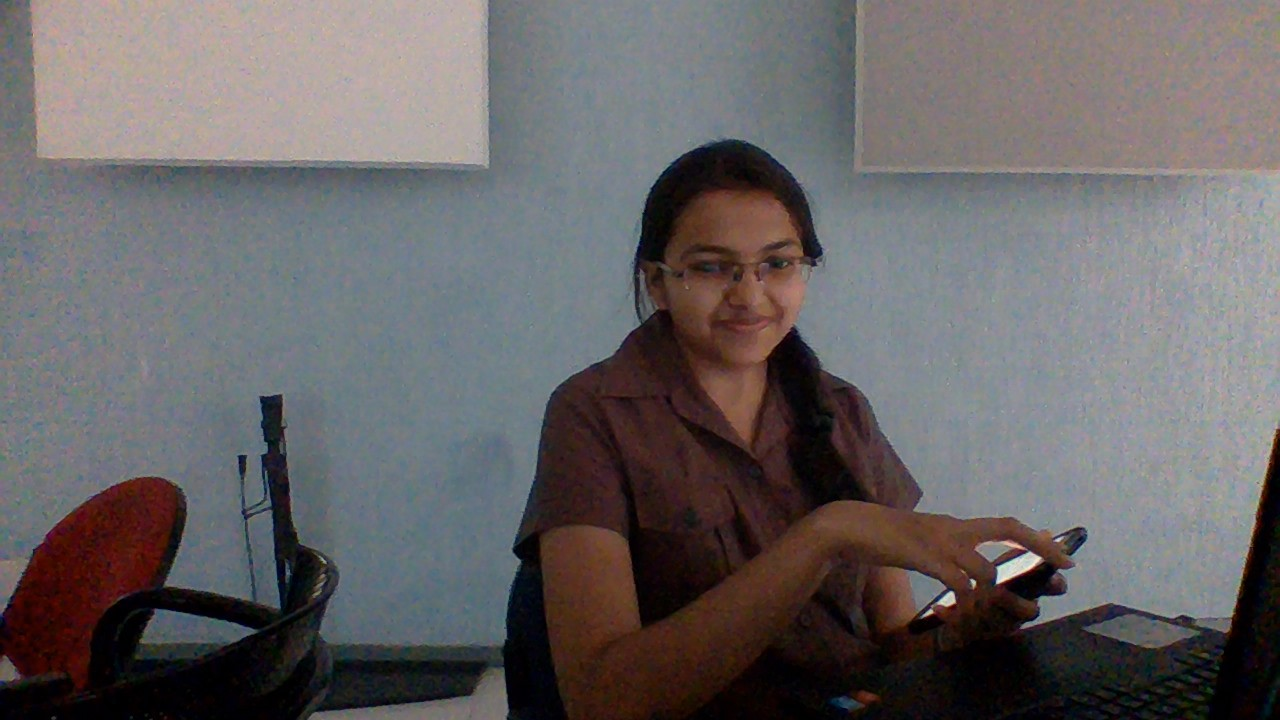
#> input picture pic1.JPG, 1280 x 720 px, given in place of video2.mp4, which was not available
$ python newmeanshift.py   (Python 2 division)   (older library calls are emulated)
#> lines starting #> are read from the running program, lines starting #| are printed output that depends on the picture; after the words box and inside, x2 and y2 are one past the last pixel; in counts of white or black regions, pixels touching at a corner belong together; pictures that were not available may be replaced by others from this repository, and a replacement may not be noted
import numpy as np
import cv2

cap = cv2.VideoCapture("video2.mp4")

# take first frame of the video
ret,frame = cap.read()
#> frame is the input picture: shape (720, 1280, 3); mean B, G, R 100.9, 99.6, 103.5

# setup initial location of window
r,h,c,w = 250,90,400,125  # simply hardcoded the values
track_window = (c,r,w,h)

# set up the ROI for tracking
roi = frame[r:r+h, c:c+w]
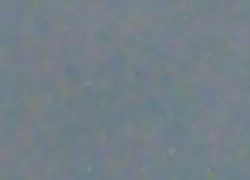
#> roi: shape (90, 125, 3) (shown 2 times larger); mean B, G, R 136.3, 127.5, 115.2
hsv_roi =  cv2.cvtColor( roi, cv2.COLOR_BGR2HSV)
#> hsv_roi: shape (90, 125, 3); mean H, S, V 102.3, 39.4, 136.3
mask = cv2.inRange(hsv_roi, np.array((0., 60.,32.)), np.array((180.,255.,255.)))
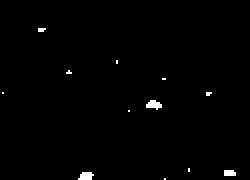
#> mask: shape (90, 125) (shown 2 times larger); 0.83% white; 12 white regions (10 under 20 px), largest, box (x1, y1, x2, y2) and area: (73, 50, 81, 55) 26, (39, 86, 47, 90) 25
roi_hist = cv2.calcHist([hsv_roi],[0],mask,[180],[0,180])
#> roi_hist = 180 values, max 25 at index 100, min 0 at index 0, mean 0.517
cv2.normalize(roi_hist,roi_hist,0,255,cv2.NORM_MINMAX)

# Setup the termination criteria, either 10 iteration or move by atleast 1 pt
term_crit = ( cv2.TERM_CRITERIA_EPS | cv2.TERM_CRITERIA_COUNT, 10, 1 )

while(1):
    ret ,frame = cap.read()

    if ret == True:
        hsv = cv2.cvtColor(frame, cv2.COLOR_BGR2HSV)
#> hsv: shape (720, 1280, 3); mean H, S, V 79.8, 65.8, 111.2
        dst = cv2.calcBackProject([hsv],[0],roi_hist,[0,180],1)
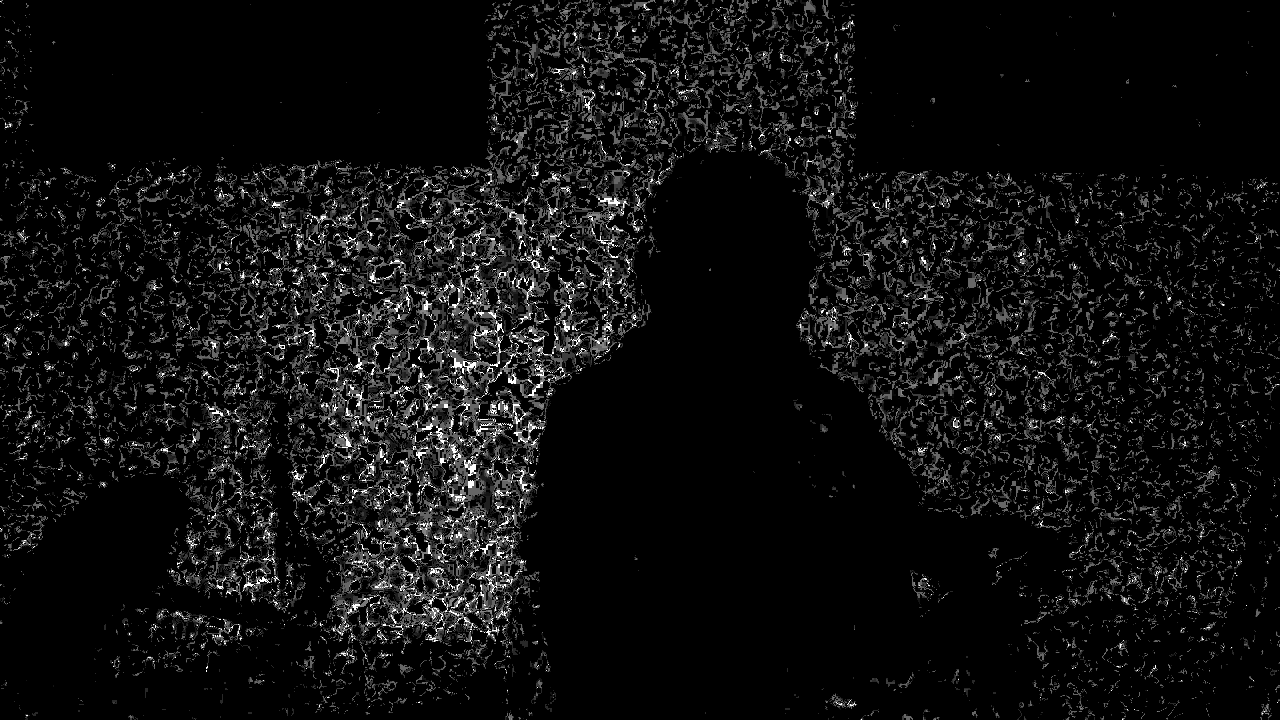
#> dst: shape (720, 1280); min 0, max 255, mean 15.7

        # [7 lines of commented-out code are left out]
#> (the run stopped early here; a loop or call above may not have finished)

$ run again, on faces2.jpg
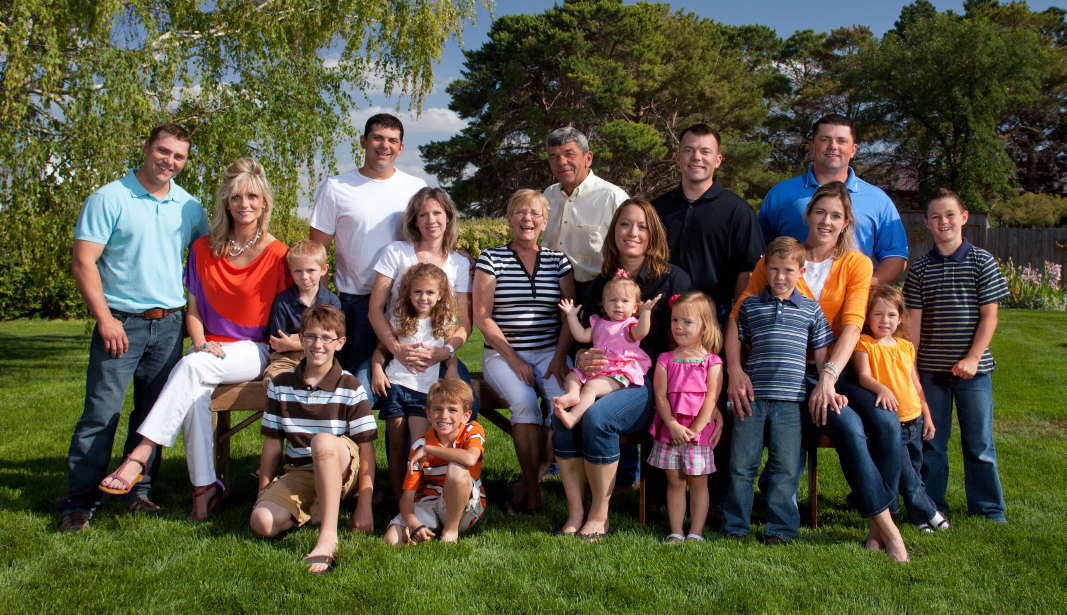
#> input picture faces2.jpg, 4265 x 2457 px, given in place of video2.mp4, which was not available (shown at 1/4 size)
#> frame is the input picture: shape (2457, 4265, 3); mean B, G, R 63.4, 85, 87.9
#> hsv_roi: shape (90, 125, 3); mean H, S, V 40.7, 136.9, 107.7
#> `mask = cv2.inRange(hsv_roi, np.array((0., 60.,32.)), np.array((180.,25..`:
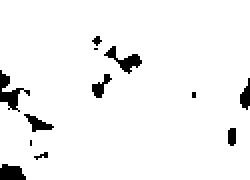
#> mask: shape (90, 125) (shown 2 times larger); 95.4% white; 12 black regions (5 under 20 px), largest, box (x1, y1, x2, y2) and area: (0, 35, 15, 56) 112, (52, 23, 71, 37) 94, (0, 82, 13, 90) 83
#> roi_hist = 180 values, max 722 at index 35, min 0 at index 0, mean 59.59
#> hsv: shape (2457, 4265, 3); mean H, S, V 52.7, 137.9, 101.7
#> `dst = cv2.calcBackProject([hsv],[0],roi_hist,[0,180],1)`:
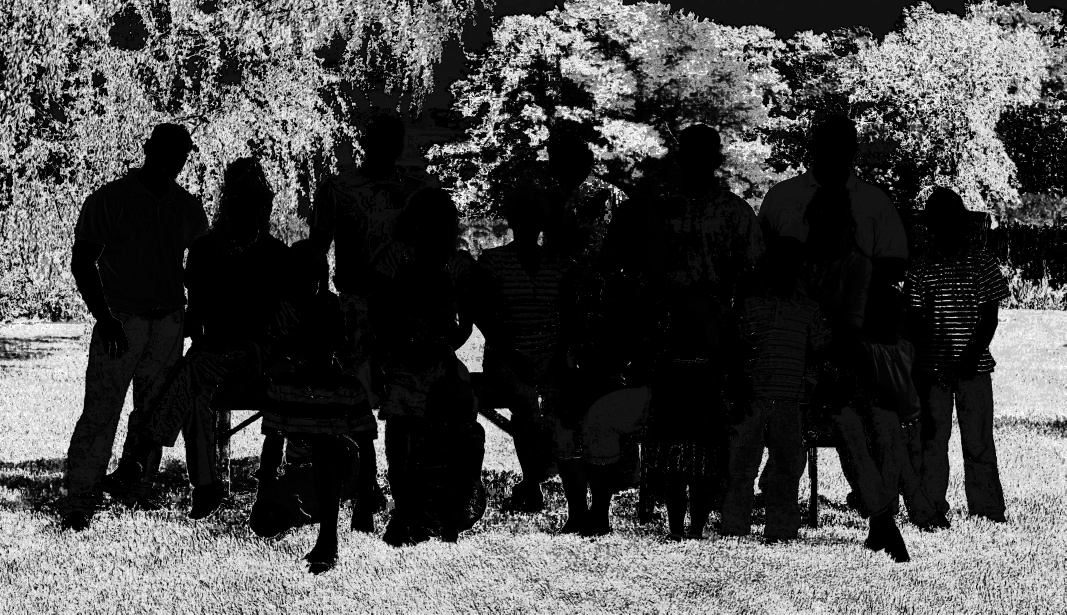
#> dst: shape (2457, 4265) (shown at 1/4 size); min 0, max 255, mean 70.4

$ run again, on faces3.jpg
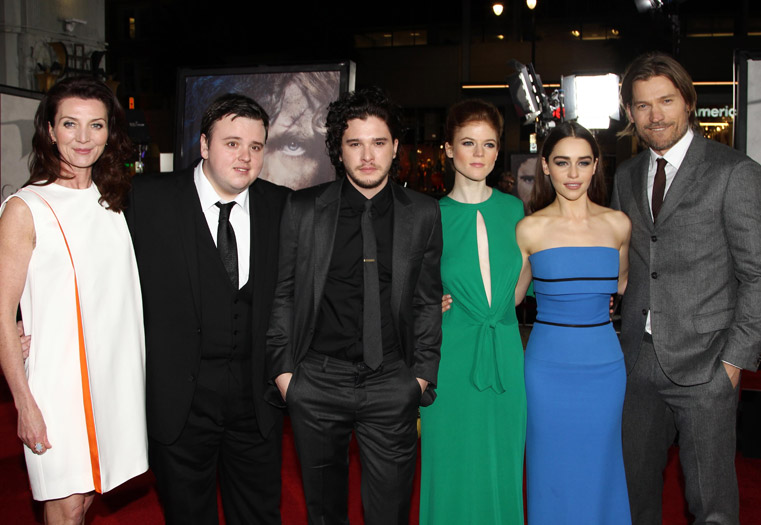
#> input picture faces3.jpg, 761 x 525 px, given in place of video2.mp4, which was not available
#> frame is the input picture: shape (525, 761, 3); mean B, G, R 72.6, 74.1, 70.4
#> hsv_roi: shape (90, 125, 3); mean H, S, V 53.3, 135.1, 102.9
#> `mask = cv2.inRange(hsv_roi, np.array((0., 60.,32.)), np.array((180.,25..`:
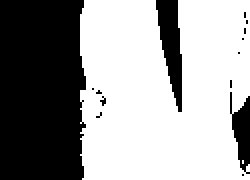
#> mask: shape (90, 125) (shown 2 times larger); 61% white; 14 black regions (11 under 20 px), largest, box (x1, y1, x2, y2) and area: (0, 0, 43, 90) 3693, (78, 0, 91, 56) 424, (115, 46, 125, 87) 237
#> roi_hist = 180 values, max 5243 at index 81, min 0 at index 25, mean 38.13
#> hsv: shape (525, 761, 3); mean H, S, V 35.9, 70.2, 86.7
#> `dst = cv2.calcBackProject([hsv],[0],roi_hist,[0,180],1)`:
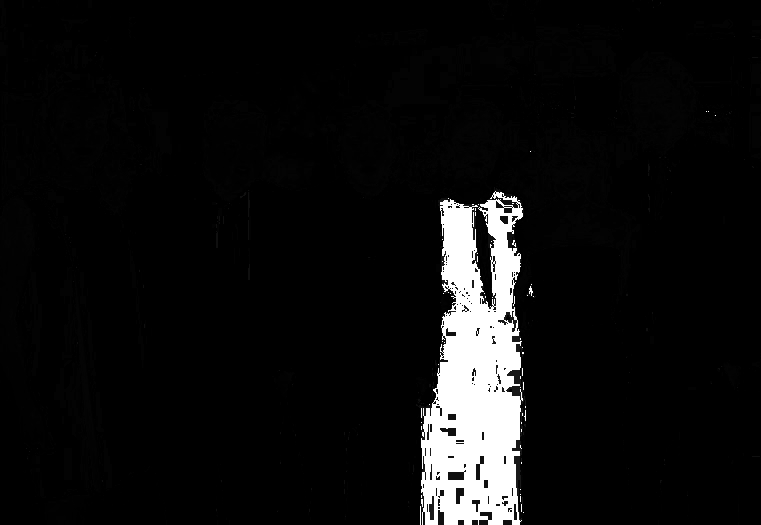
#> dst: shape (525, 761); min 0, max 255, mean 15.3

$ run again, on faces4.jpg
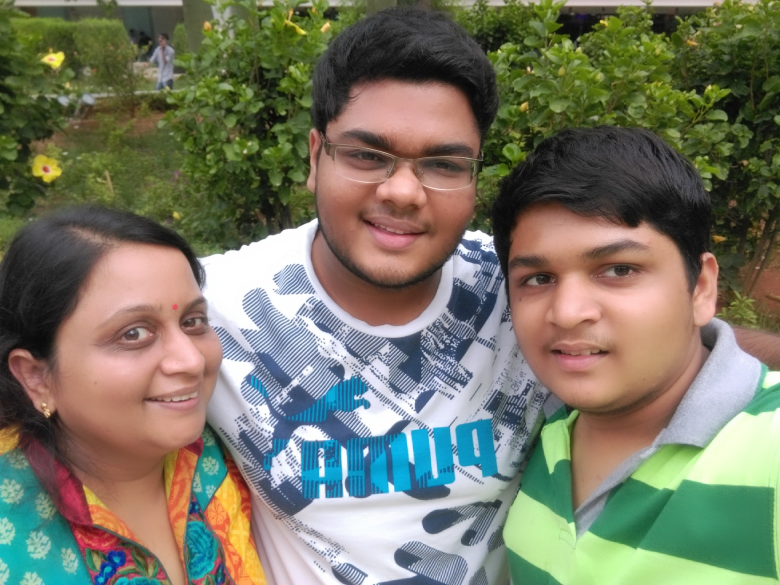
#> input picture faces4.jpg, 1560 x 1170 px, given in place of video2.mp4, which was not available (shown at 1/2 size)
#> frame is the input picture: shape (1170, 1560, 3); mean B, G, R 101.7, 119.8, 120
#> hsv_roi: shape (90, 125, 3); mean H, S, V 39.5, 148.8, 87.3
#> `mask = cv2.inRange(hsv_roi, np.array((0., 60.,32.)), np.array((180.,25..`:
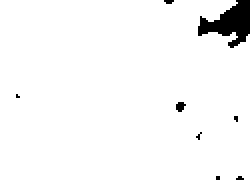
#> mask: shape (90, 125) (shown 2 times larger); 96.7% white; 8 black regions (7 under 20 px), largest, box (x1, y1, x2, y2) and area: (99, 0, 125, 24) 323
#> roi_hist = 180 values, max 2448 at index 40, min 0 at index 0, mean 60.43
#> hsv: shape (1170, 1560, 3); mean H, S, V 49.6, 94.7, 138.7
#> `dst = cv2.calcBackProject([hsv],[0],roi_hist,[0,180],1)`:
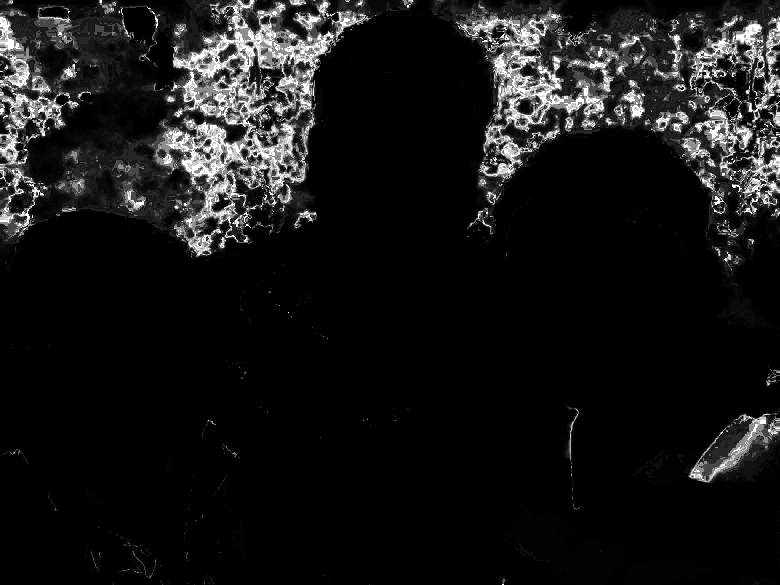
#> dst: shape (1170, 1560) (shown at 1/2 size); min 0, max 255, mean 22.4
